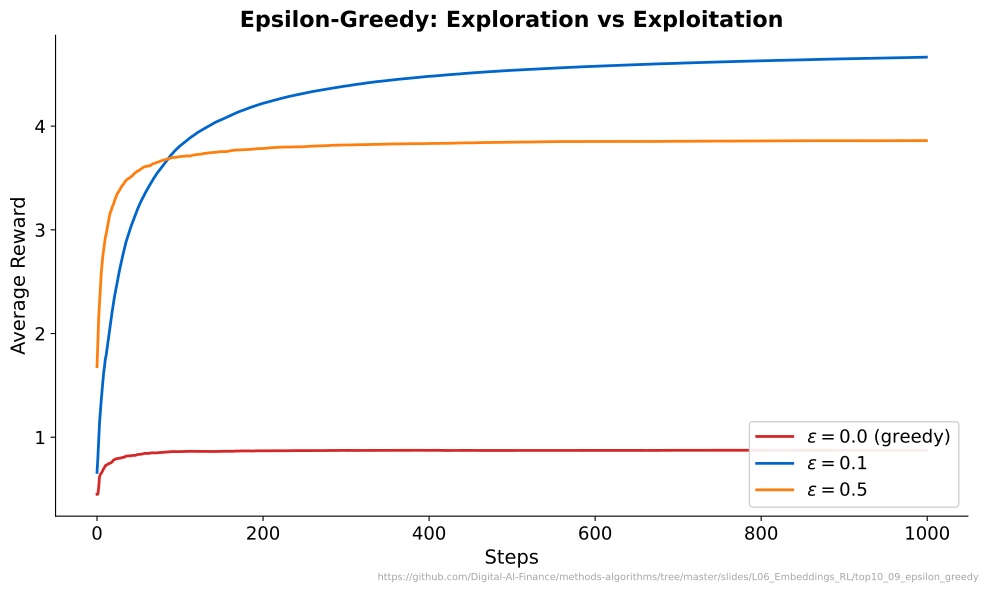

Recreate this plot in Python.
"""Epsilon-Greedy Exploration vs Exploitation - 10-armed bandit comparison of epsilon strategies."""
import matplotlib.pyplot as plt
import numpy as np
from pathlib import Path

CHART_METADATA = {
    "title": "Epsilon-Greedy: Exploration vs Exploitation",
    "description": "Compares greedy, epsilon=0.1, and epsilon=0.5 on a 10-armed bandit",
    "url": "https://github.com/Digital-AI-Finance/methods-algorithms/tree/master/slides/L06_Embeddings_RL/top10_09_epsilon_greedy"
}

plt.rcParams.update({
    'font.size': 14, 'axes.labelsize': 14, 'axes.titlesize': 16,
    'xtick.labelsize': 13, 'ytick.labelsize': 13, 'legend.fontsize': 13,
    'figure.figsize': (10, 6), 'figure.dpi': 150,
    'axes.spines.top': False, 'axes.spines.right': False,
})

MLPURPLE = '#3333B2'
MLBLUE = '#0066CC'
MLORANGE = '#FF7F0E'
MLGREEN = '#2CA02C'
MLRED = '#D62728'

np.random.seed(42)

n_arms = 10
n_steps = 1000
true_means = np.random.randn(n_arms) + np.arange(n_arms) * 0.5

def run_bandit(epsilon, n_steps, true_means):
    n_arms = len(true_means)
    Q = np.zeros(n_arms)
    N = np.zeros(n_arms)
    rewards = np.zeros(n_steps)
    for t in range(n_steps):
        if np.random.rand() < epsilon:
            action = np.random.randint(n_arms)
        else:
            action = np.argmax(Q)
        reward = true_means[action] + np.random.randn()
        N[action] += 1
        Q[action] += (reward - Q[action]) / N[action]
        rewards[t] = reward
    # Cumulative average
    avg_rewards = np.cumsum(rewards) / (np.arange(n_steps) + 1)
    return avg_rewards

# Average over multiple runs for smoother curves
n_runs = 200
epsilons = [0.0, 0.1, 0.5]
colors = [MLRED, MLBLUE, MLORANGE]
labels = [r'$\epsilon = 0.0$ (greedy)', r'$\epsilon = 0.1$', r'$\epsilon = 0.5$']

fig, ax = plt.subplots(figsize=(10, 6))

for eps, color, label in zip(epsilons, colors, labels):
    all_avg = np.zeros((n_runs, n_steps))
    for run in range(n_runs):
        np.random.seed(42 + run)
        all_avg[run] = run_bandit(eps, n_steps, true_means)
    mean_avg = all_avg.mean(axis=0)
    ax.plot(range(n_steps), mean_avg, color=color, label=label, linewidth=2)

ax.set_title("Epsilon-Greedy: Exploration vs Exploitation", fontsize=16, fontweight='bold')
ax.set_xlabel("Steps")
ax.set_ylabel("Average Reward")
ax.legend(loc='lower right', framealpha=0.9)

plt.figtext(0.99, 0.01, CHART_METADATA['url'],
            fontsize=7, color='gray', ha='right', va='bottom', alpha=0.7)
plt.tight_layout()
plt.savefig(Path(__file__).parent / 'chart.pdf', dpi=300, bbox_inches='tight')
plt.close()
print("Chart saved: top10_09_epsilon_greedy/chart.pdf")
